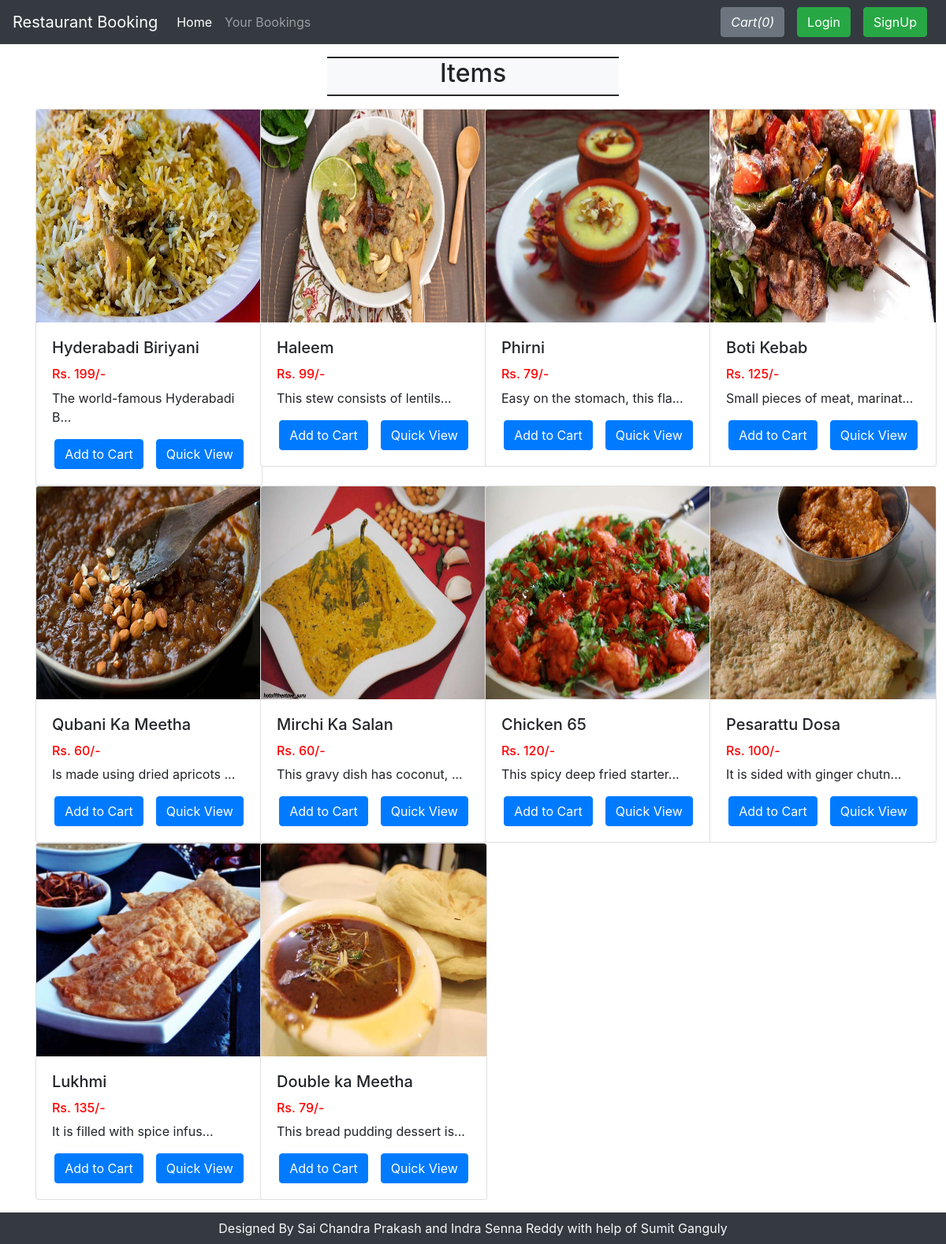
The app's page /viewItemList.php with its own data.
### tables this page shows
CREATE TABLE `sitedetail` (
  `tempId` int(11) NOT NULL,
  `systemName` varchar(21) NOT NULL,
  `email` varchar(35) NOT NULL,
  `contact` bigint(21) NOT NULL,
  `address` text NOT NULL
);

CREATE TABLE `items` (
  `itemId` int(12) NOT NULL,
  `itemName` varchar(255) NOT NULL,
  `itemPrice` int(12) NOT NULL,
  `itemDesc` text NOT NULL
);

### viewItemList.php (the view, shortened to what this page needs)
<!doctype html>
<html lang="en">
<head>
    <link rel="stylesheet" href="https://stackpath.bootstrapcdn.com/bootstrap/4.4.1/css/bootstrap.min.css">
    <link rel="stylesheet" href="https://use.fontawesome.com/releases/v5.8.2/css/all.css">
</head>
<body>
    <?php include 'partials/_dbconnect.php';?>
    <?php require 'partials/_nav.php';
    ?>
    <div class="container my-3" id="cont">
        <div class="col-lg-4 text-center bg-light my-3" style="margin:auto;border-top: 2px groove black;border-bottom: 2px groove black;">
            <h2 class="text-center"><span id="hotelTitle">Items</span></h2>
        </div>
        <div class="row">
        <?php
            $sql = "SELECT * FROM `items`";
            $result = mysqli_query($conn, $sql);
            while($row = mysqli_fetch_assoc($result)){
                $itemId = $row['itemId'];
                $itemName = $row['itemName'];
                $itemPrice = $row['itemPrice'];
                $itemDesc = $row['itemDesc'];
                echo '<div class="col-xs-3 col-sm-3 col-md-3">
                        <div class="card" style="width: 18rem;">
                            <img src="img/item-'.$itemId. '.jpg" class="card-img-top" alt="image for this item" width="249px" height="270px">
                            <div class="card-body">
                                <h5 class="card-title">' . substr($itemName, 0,50). '</h5>
                                <h6 style="color: #ff0000">Rs. '.$itemPrice. '/-</h6>
                                <p class="card-text">' . substr($itemDesc, 0, 29). '...</p>
                                <div class="row justify-content-center">';
                                if($loggedin){
                                    $quaSql = "SELECT `itemQuantity` FROM `viewcart` WHERE itemId = '$itemId' AND `userId`='$userId'";
                                    $quaresult = mysqli_query($conn, $quaSql);
                                    $quaExistRows = mysqli_num_rows($quaresult);
                                    if($quaExistRows == 0) {
                                        echo '<form action="partials/_manageCart.php" method="POST">
                                              <input type="hidden" name="itemId" value="'.$itemId. '">
                                              <button type="submit" name="addToCart" class="btn btn-primary mx-2">Add to Cart</button>';
                                    }else {
                                        echo '<a href="viewCart.php"><button class="btn btn-primary mx-2">Go to Cart</button></a>';
                                    }
                                }
                                else{
                                    echo '<button class="btn btn-primary mx-2" data-toggle="modal" data-target="#loginModal">Add to Cart</button>';
                                }
                            echo '</form>
                                <a href="viewItem.php?itemid=' . $itemId . '" class="mx-2"><button class="btn btn-primary">Quick View</button></a>
                                </div>
                            </div>
                        </div>
                    </div>';
            }
            ?>
        </div>
    </div>
    <?php require 'partials/_footer.php' ?>
</body>
</html>

### partials/_nav.php (shortened to what this page needs)
<?php
if(isset($_SESSION['loggedin']) && $_SESSION['loggedin']==true){
  $loggedin= true;
  $userId = $_SESSION['userId'];
  $email = $_SESSION['email'];
  $firstname = $_SESSION['firstname'];
}
else{
  $loggedin = false;
  $userId = 0;
}
$sql = "SELECT * FROM `sitedetail`";
$result = mysqli_query($conn, $sql);
$row = mysqli_fetch_assoc($result);
$systemName = $row['systemName'];
echo '<nav class="navbar navbar-expand-lg navbar-dark bg-dark">
      <a class="navbar-brand" href="index.php">'.$systemName.'</a>
      <button class="navbar-toggler" type="button" data-toggle="collapse" data-target="#navbarSupportedContent" aria-controls="navbarSupportedContent" aria-expanded="false" aria-label="Toggle navigation">
        <span class="navbar-toggler-icon"></span>
      </button>
      <div class="collapse navbar-collapse" id="navbarSupportedContent">
        <ul class="navbar-nav mr-auto">
          <li class="nav-item active">
            <a class="nav-link" href="index.php">Home <span class="sr-only">(current)</span></a>
          </li>';
            echo '
          <li class="nav-item">
            <a class="nav-link" href="viewBooking.php">Your Bookings</a>
          </li>
        </ul>';
          $countsql = "SELECT SUM(`itemQuantity`) FROM `viewcart` WHERE `userId`=$userId";
          $countresult = mysqli_query($conn, $countsql);
          $countrow = mysqli_fetch_assoc($countresult);
          $count = $countrow['SUM(`itemQuantity`)'];
          if(!$count) {
            $count = 0;
          }
          echo '<a href="viewCart.php"><button type="button" class="btn btn-secondary mx-2" title="MyCart">
            <i class="bi bi-cart">Cart(' .$count. ')</i>
          </button></a>';
        if($loggedin){
          echo '<ul class="navbar-nav mr-2">
            <li class="nav-item dropdown">
              <a class="nav-link dropdown-toggle" href="#" id="navbarDropdown" role="button" data-toggle="dropdown"> Welcome ' .$firstname. '</a>
              <div class="dropdown-menu" aria-labelledby="navbarDropdown">
                <a class="dropdown-item" href="partials/_logout.php">Logout</a>
              </div>
            </li>
          </ul>
          <div class="text-center image-size-small position-relative">
            <a href="viewProfile.php"><img src="img/person-' .$userId. '.jpg" class="rounded-circle" onError="this.src = \'img/profilePic.jpg\'" style="width:40px; height:40px"></a>
          </div>';
        }
        else {
          echo '
          <button type="button" class="btn btn-success mx-2"  data-toggle="modal" data-target="#loginModal">Login</button>
          <button type="button" class="btn btn-success mx-2"  data-toggle="modal" data-target="#signupModal">SignUp</button>';
        }
  echo '</div>
    </nav>';
?>

### partials/_footer.php
<div class="footer container-fluid bg-dark text-light">
    <p class="text-center py-2 mb-0">Designed By Sai Chandra Prakash and Indra Senna Reddy with help of Sumit Ganguly</p>
</div>

### viewItemList.php (style rules this page uses)
#cont { min-height : 570px; }

### records on screen
sitedetail: systemName "Restaurant Booking"
items: shows a picture, itemName "Hyderabadi Biriyani", itemPrice "199", itemDesc "The world-famous Hyderabadi B"
items: shows a picture, itemName "Haleem", itemPrice "99", itemDesc "This stew consists of lentils"
items: shows a picture, itemName "Phirni", itemPrice "79", itemDesc "Easy on the stomach, this fla"
items: shows a picture, itemName "Boti Kebab", itemPrice "125", itemDesc "Small pieces of meat, marinat"
items: shows a picture, itemName "Qubani Ka Meetha", itemPrice "60", itemDesc "Is made using dried apricots"
items: shows a picture, itemName "Mirchi Ka Salan", itemPrice "60", itemDesc "This gravy dish has coconut,"
items: shows a picture, itemName "Chicken 65", itemPrice "120", itemDesc "This spicy deep fried starter"
items: shows a picture, itemName "Pesarattu Dosa", itemPrice "100", itemDesc "It is sided with ginger chutn"
items: shows a picture, itemName "Lukhmi", itemPrice "135", itemDesc "It is filled with spice infus"
items: shows a picture, itemName "Double ka Meetha", itemPrice "79", itemDesc "This bread pudding dessert is"

### other values on screen
$count "0"
